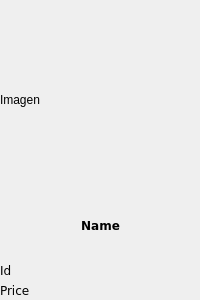
<?xml version="1.0" encoding="UTF-8"?>
<ui version="4.0">
 <class>ProductWidget</class>
 <widget class="QMainWindow" name="ProductWidget">
  <property name="geometry">
   <rect>
    <x>0</x>
    <y>0</y>
    <width>200</width>
    <height>300</height>
   </rect>
  </property>
  <property name="maximumSize">
   <size>
    <width>200</width>
    <height>300</height>
   </size>
  </property>
  <property name="windowTitle">
   <string>MainWindow</string>
  </property>
  <widget class="QWidget" name="centralwidget">
   <widget class="QLabel" name="ImageLabel">
    <property name="geometry">
     <rect>
      <x>0</x>
      <y>0</y>
      <width>200</width>
      <height>200</height>
     </rect>
    </property>
    <property name="maximumSize">
     <size>
      <width>200</width>
      <height>16777215</height>
     </size>
    </property>
    <property name="styleSheet">
     <string notr="true">border-color: rgb(115, 0, 0);</string>
    </property>
    <property name="text">
     <string>Imagen</string>
    </property>
    <property name="scaledContents">
     <bool>true</bool>
    </property>
   </widget>
   <widget class="QLabel" name="PriceLabel">
    <property name="geometry">
     <rect>
      <x>0</x>
      <y>280</y>
      <width>211</width>
      <height>21</height>
     </rect>
    </property>
    <property name="font">
     <font>
      <family>Verdana</family>
      <weight>50</weight>
      <bold>false</bold>
     </font>
    </property>
    <property name="text">
     <string>Price</string>
    </property>
   </widget>
   <widget class="QLabel" name="nameLabel">
    <property name="geometry">
     <rect>
      <x>0</x>
      <y>200</y>
      <width>201</width>
      <height>51</height>
     </rect>
    </property>
    <property name="font">
     <font>
      <family>Verdana</family>
      <weight>75</weight>
      <bold>true</bold>
     </font>
    </property>
    <property name="text">
     <string>Name</string>
    </property>
    <property name="alignment">
     <set>Qt::AlignCenter</set>
    </property>
   </widget>
   <widget class="QLabel" name="IdLabel">
    <property name="geometry">
     <rect>
      <x>0</x>
      <y>260</y>
      <width>201</width>
      <height>20</height>
     </rect>
    </property>
    <property name="font">
     <font>
      <family>Verdana</family>
      <weight>50</weight>
      <bold>false</bold>
     </font>
    </property>
    <property name="text">
     <string>Id</string>
    </property>
   </widget>
  </widget>
 </widget>
 <resources/>
 <connections/>
</ui>
